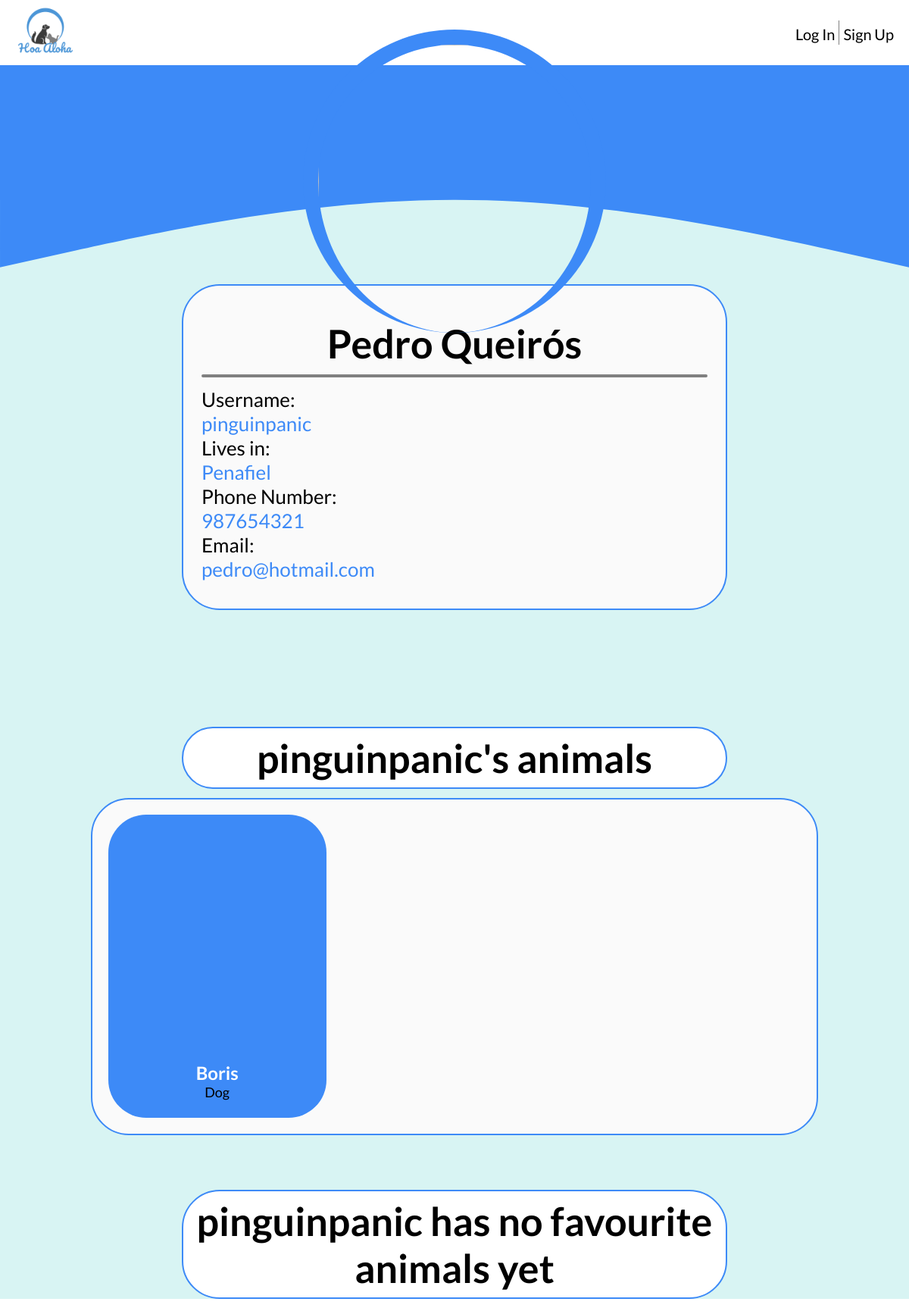
The app's page /pages/profile.php?username=pinguinpanic with its own data.
### tables this page shows
CREATE TABLE UserPhotos(
	idUser         INTEGER REFERENCES UserEntities(id),
	idPhoto        INTEGER REFERENCES Photos(id)
);

CREATE TABLE UserEntities (id INTEGER PRIMARY KEY AUTOINCREMENT, name VARCHAR (255) NOT NULL, username VARCHAR (255) UNIQUE, password VARCHAR (255) NOT NULL, location VARCHAR (255) NOT NULL, phoneNumber INT NOT NULL, email VARCHAR (255) NOT NULL);

CREATE TABLE Topics(
	id 				INTEGER PRIMARY KEY,
    idUserEntity    INTEGER NOT NULL REFERENCES UserEntities(id) ON UPDATE CASCADE,
    idPet           INTEGER NOT NULL UNIQUE REFERENCES Pets(id) ON UPDATE CASCADE,
	description     VARCHAR(255) NOT NULL,
	data            DATATIME NOT NULL
);

CREATE TABLE Pets(
	id          INTEGER PRIMARY KEY AUTOINCREMENT,
	name        VARCHAR(255) NOT NULL,
	species   	VARCHAR(255) NOT NULL,
	breed       VARCHAR(255) NOT NULL,
	weight      FLOAT,
	color 	    VARCHAR(255) NOT NULL,
	dimension   VARCHAR(255) NOT NULL,
	gender		VARCHAR(255) NOT NULL,
	age			INTEGER NOT NULL
);

### database/db_user.php (called while the page is built, shortened)
<?php
  function getUser($username){
    $db = Database::instance()->db();
    $stmt = $db->prepare('SELECT * FROM UserEntities INNER JOIN UserPhotos ON UserEntities.id = UserPhotos.idUser WHERE username = ?');
    $stmt->execute(array($username));
    return $stmt->fetch();
  }
?>

### database/db_animal.php (called while the page is built, shortened)
<?php
  function getAnimal($id) {
    $db = Database::instance()->db();
    $stmt = $db->prepare('SELECT * FROM Pets INNER JOIN PetPhotos ON Pets.id = PetPhotos.idPet WHERE id = ?');
    $stmt->execute(array($id));
    return $stmt->fetch();
  }
?>

### database/db_topic.php (called while the page is built, shortened)
<?php
  function getTopicsPostedByUser($idUser){
    $db = Database::instance()->db();
    $stmt = $db->prepare('SELECT DISTINCT * FROM Topics WHERE Topics.idUserEntity = ?');
    $stmt->execute(array($idUser));
    return $stmt->fetchAll();
  }
?>

### templates/tpl_profile.php (the view, shortened to what this page needs)
<?php function draw_profile($user){
?>
<div class="profile-page-complete">
    <div class="profile-container">
        <div class="user-photo">
            <img src="../database/db_link_image.php?id=<?php echo $user['idPhoto'];?>" width="200" height="200">
        </div>
        <div class="user-card">
            <div class="user-name"> <h1><?=$user['name'] ?></h1> </div>
            <hr>
            <div class= "user-information">
                <div class="user-username"> <h4>Username:</h4> <?= $user['username'] ?> </div>
                <div class="user-location"> <h4>Lives in:</h4> <?=$user['location'] ?> </div>
                <div class="user-contacts">
                    <div class="user-phone"> <h4>Phone Number:</h4> <?=$user['phoneNumber'] ?></div>
                    <div class="user-email"> <h4>Email:</h4> <?=$user['email'] ?> </div>
                </div>
            </div>
        </div>
    </div>
<?php } ?>
<?php function start_profile_animals_div($username, $is_own_profile, $n_topics){
?>
    <?php
        $string = $is_own_profile ?
            ($n_topics > 0 ? 'Your animals up for adoption' : 'You have no animals registered yet. <a href=../pages/add_animal.php>Lets change that!</a>') :
            ($n_topics > 0 ? $username . chr(39) . 's animals' : $username . ' has no animals registered yet');
    ?>
    <div class="profile-animals-title-container">
        <h1><?= $string ?></h1>
    </div>
    <div class="profile-animals-ext-container">
        <div class="profile-animals-container">
<?php } ?>
<?php function end_profile_animals_div(){
?>
        </div>
    </div>
<?php } ?>
<?php function start_profile_favourites_div($username, $is_own_profile, $n_favourites){
?>
    <?php
        $string = $is_own_profile ?
            ($n_favourites > 0 ? 'Your favourite animals' : 'You have no favourite animals yet') :
            ($n_favourites > 0 ? $username . chr(39) . 's favourite animals' : $username . ' has no favourite animals yet');
    ?>
    <div class="profile-favourites-title-container">
        <h1><?= $string ?></h1>
    </div>
<?php } ?>
<?php function end_profile_favourites_div(){
?>
        </div>
<?php } ?>

### pages/profile.php (shortened to what this page needs)
<?php
  include_once('../templates/tpl_common.php');
  include_once('../templates/tpl_profile.php');
  include_once('../templates/tpl_topic.php');
  include_once("../database/db_user.php");
  include_once("../database/db_animal.php");
  include_once("../database/db_topic.php");
  $username = $_GET['username'];
  $profile = getUser($username);
  $topics = getTopicsPostedByUser($profile['id']);
  $usersFavourites = getUsersFavourites($profile['id']);
  draw_profile($profile);
  start_profile_animals_div($username, (@$_SESSION['username'] == $username), count($topics));
  foreach($topics as &$topic) {
    if ($topic != null) {
      $animal = getAnimal($topic['idPet']);
      if ($animal != null) draw_topic_in_profile($topic['id'], $animal);
    }
  }
  end_profile_animals_div();
  start_profile_favourites_div($username, (@$_SESSION['username'] == $username), count($usersFavourites));
  end_profile_favourites_div();
  ?>

### templates/tpl_topic.php (shortened to what this page needs)
<?php function draw_topic_in_profile($id, $animal){
?>
    <li>
      <div class="profile-animal-container" >
        <a href="../pages/topic.php?id=<?=$id?>">
          <div class="animal-photo" style="background-image: url(../database/db_link_image.php?id=<?php echo $animal['idPhoto'];?>);">
          </div>
          <div class="animal-text">
            <div class="animal-name"><?=$animal['name']?></div>
            <div class="animal-species"><?=$animal['species']?></div>
          </div>
        </a>
      </div>
    </li>
<?php } ?>

### css/style.css (style rules this page uses)
* { box-sizing: border-box; margin: 0; padding: 0; list-style: none; text-decoration: none; font-family: Lato; }
:root { font-size: 26px; --login-blue: #3d8af7; --login-blue-a: rgba(61, 138, 247, 0.8); --login-blue-soft: rgb(90, 159, 255); --info-field-text: #384dc3; }
body { color: black; background-color: white; margin: 0 auto; padding: 0; }
.profile-page-complete { background-color: #D8F4F3; }
.profile-container { display: block; height: 75vh; position: relative; width: 100%; }
.profile-container .user-photo img { display: block; margin-left: auto; margin-right: auto; position: relative; bottom: 40vh; border-radius: 100%; border-top-style: solid; border-right-style: solid; border-left-style: solid; border-width: 20px; border-color: var(--login-blue); width: 400px; height: 400px; z-index: 1; }
.user-card { position: relative; bottom: 48vh; color: var(--login-blue); margin-left: 20%; margin-right: 20%; padding: 1% 2% 3% 2%; box-sizing: border-box; border-radius: 10px; background-color: rgb(250, 250, 250); border-style: solid; border-color:var(--login-blue); border-radius: 50px; border-width: 2px; }
.user-card .user-name { position: relative; color: black; padding: 5% 0 3px 0; text-align: center; }
.user-card h4, .animal-stat h4 { color: black; font-weight: normal; }
.profile-container .user-card hr { margin-bottom: 2%; margin-top: 1%; border-radius: 10px; border-style: solid; border-width: 2px; border-color: gray; background-color:gray; }
.profile-animals-title-container { color: white; text-align: center; width: 100%; margin-bottom: 1%; display: flex; justify-content: center; }
.profile-animals-title-container h1 { width: 60%; border-style: solid; border-color:var(--login-blue); border-radius: 50px; border-width: 2px; background-color: white; color: black; padding: 1vh; }
.profile-animals-ext-container { width: 100%; display: flex; justify-content: center; margin-bottom: 9vh; }
.profile-animals-container { border-style: solid; border-color:var(--login-blue); border-radius: 50px; border-width: 2px; background-color: rgb(250, 250, 250); width: 80%; display: grid; grid-template-columns: 1fr 1fr 1fr; padding: 1vh; }
.profile-animal-container { margin: 4%; border-radius: 50px; min-height: 40vh; -webkit-transition: 0.3s ease-in-out, -webkit-transform 0.3s ease-in-out; -moz-transition: 0.3s ease-in-out, -moz-transform 0.3s ease-in-out; transition: all 0.3s ease-in-out, transform 0.3s ease-in-out, ; background-color: var(--login-blue); }
.profile-animal-container .animal-photo { width: 100%; height: 40vh; background-repeat: no-repeat; background-size: cover; border-top-left-radius: 45px; border-top-right-radius: 45px; }
.profile-animal-container .animal-text { padding-top: 2%; height: 10vh; text-align: center; color: white; }
.profile-animal-container .animal-text .animal-name { color: white; font-weight: bold; font-size: x-large; transition: ease-out 0.5s; }
.profile-animal-container .animal-text .animal-species { color: black; font-size: large; transition: ease-out 0.5s;; }
.profile-favourites-title-container { color: white; text-align: center; width: 100%; margin-bottom: 1%; display: flex; justify-content: center; }
.profile-favourites-title-container h1 { width: 60%; border-style: solid; border-color:var(--login-blue); border-radius: 50px; border-width: 2px; background-color: white; color: black; padding: 1vh; }

### records on screen
userphotos: idUser.name "Pedro Queirós", idUser.username "pinguinpanic", idUser.location "Penafiel", idUser.phoneNumber "987654321", idUser.email "pedro@hotmail.com"
topics: idPet.name "Boris", idPet.species "Dog"

### other values on screen
$username "pinguinpanic"
chr(39) "'"
$string "pinguinpanic has no favourite animals yet"
